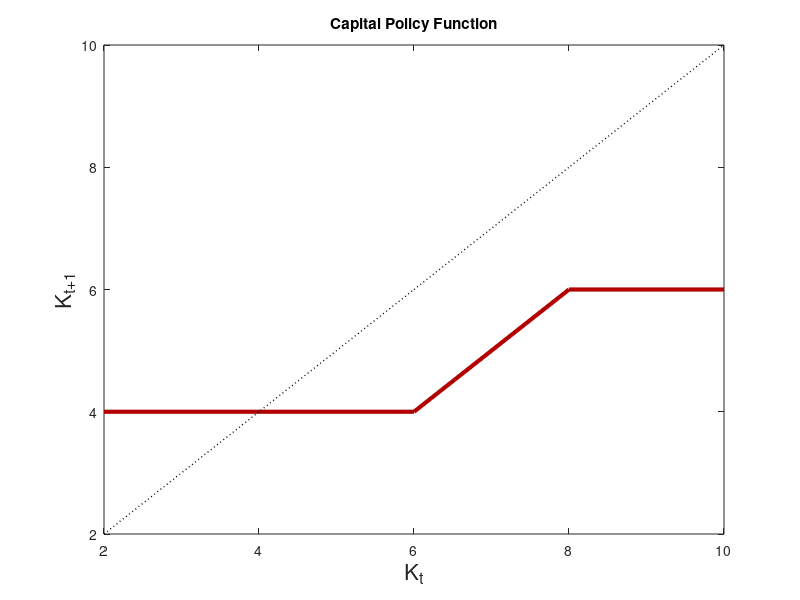

Write the MATLAB code that produced this figure. (Note: this script raises an error after producing the figure.)
%%% VALUE FUNCTION ITERATION STEPS - ITEM A

% DETERMINISTIC MODEL

% Equations:
% V(k) = max_{c,k} ln(c) + beta*V(k')
% where
% c + k' = theta* k^(alpha) + (1-delta)*k
% c>=0 and k'>=0
% SOLUTION METHOD: VALUE FUNCTION ITERATION (Discretisation) and Howards
% Improvement algorithm
% Diego de Sousa Rodrigues
% October, 2018

clear; clc;

%% Define Preliminaries

% Parameters
alpha = 0.40;   % Capital Share in Production Function
beta  = 0.60;   % Discount Factor
delta = 1;      % Depreciation Rate
theta = 10;    % Productivity factor  

% Utility Function 
u = @(ct) log(ct);

% Production Function 
F = @(kt) theta * kt^(alpha);

% Define the Steady State
k_ss =  ((theta* alpha)/((1/beta) - (1-delta)))^(1/(1-alpha));          % Steady State Capital Stock
y_ss = F(k_ss);                                                         % Steady State Output
c_ss = y_ss - delta*k_ss;                                               % Steady State Consumption

%% Define the Grid for the Endogenous State Variable: Capital

nk = 5;                               % Number of Grid Points
kmin = 2; kmax = 10;                  % Bounds for Grid
kg = kmin:(kmax-kmin)/(nk-1):kmax;    % Equally Spaced Grid for Capital

%% Build the 2-Dimensional Contemporaneous Utility Grid

% Within it, ensure that capital and consumption never go negative

Ut = zeros(nk,nk);

for ii = 1:nk        % Loop Over Capital Tomorrow
    for jj = 1:nk    % Loop Over Capital Today
        k  = kg(jj); % Capital Today
        kp = kg(ii); % Capital Tomorrow
        % Solve for Consumption at Each Point
        c = F(k) + (1-delta)*k - kp;
        if (kp < 0)||(c < 0)   
            % If Tomorrow's Capital Stock or Today's Consumption is Negative
            Ut(ii,jj) = -9999999999; 
            % Numerical Trick to ensure that the Value Function is never 
            % optimised at these points
        else
            Ut(ii,jj) = u(c);
        end
    end
end

%% Define an Initial Guess for the Value Function
V0 = ones(nk,1);    % nk x 1 vector of initial guess
V1 = zeros(nk,1);   % nk x 1 vector for optimal value function for given position on capital grid
V2 = zeros (nk,1);  % nk X 1 vector for optimal value function for given position on capital grid
V3 = zeros (nk,1);  % nk X 1 vector for optimal value function for given position on capital grid
V4 = zeros (nk,1);  % nk X 1 vector for optimal value function for given position on capital grid
V5 = zeros (nk,1);  % nk X 1 vector for optimal value function for given position on capital grid
V6 = zeros (nk,1);  % nk X 1 vector for optimal value function for given position on capital grid
V7 = zeros (nk,1);  % nk X 1 vector for optimal value function for given position on capital grid
V8 = zeros (nk,1);  % nk X 1 vector for optimal value function for given position on capital grid
V9 = zeros (nk,1);  % nk X 1 vector for optimal value function for given position on capital grid
V10 = zeros (nk,1); % nk X 1 vector for optimal value function for given position on capital grid
Objgrid = zeros(nk,nk);  % nk x nk matrix where rows denote tomorrow's capital and columns today's

% Value Function Iteration
tol  = 0.00001;
err  = 2;
iter = 0;

 for jj = 1:nk          % Loop over today's capital stock
        for ii = 1:nk   % Loop over tomorrow's capital stock
            Objgrid(ii,jj) = Ut(ii,jj) + beta*V0(ii);
        end
        [V1(jj,1),PF(jj,1)] = max(Objgrid(:,jj));
 end
 
 
 for jj = 1:nk          % Loop over today's capital stock
        for ii = 1:nk   % Loop over tomorrow's capital stock
            Objgrid(ii,jj) = Ut(ii,jj) + beta*V1(ii);
        end
        [V2(jj,1),PF(jj,1)] = max(Objgrid(:,jj));
 end
 
 
for jj = 1:nk          % Loop over today's capital stock
        for ii = 1:nk  % Loop over tomorrow's capital stock
            Objgrid(ii,jj) = Ut(ii,jj) + beta*V2(ii);
        end
        [V3(jj,1),PF(jj,1)] = max(Objgrid(:,jj));
end 
 

for jj = 1:nk          % Loop over today's capital stock
        for ii = 1:nk  % Loop over tomorrow's capital stock
            Objgrid(ii,jj) = Ut(ii,jj) + beta*V3(ii);
        end
        [V4(jj,1),PF(jj,1)] = max(Objgrid(:,jj));
end  
 
 
for jj = 1:nk          % Loop over today's capital stock
        for ii = 1:nk  % Loop over tomorrow's capital stock
            Objgrid(ii,jj) = Ut(ii,jj) + beta*V4(ii);
        end
        [V5(jj,1),PF(jj,1)] = max(Objgrid(:,jj));
end  
 

for jj = 1:nk          % Loop over today's capital stock
        for ii = 1:nk  % Loop over tomorrow's capital stock
            Objgrid(ii,jj) = Ut(ii,jj) + beta*V5(ii);
        end
        [V6(jj,1),PF(jj,1)] = max(Objgrid(:,jj));
end 


for jj = 1:nk          % Loop over today's capital stock
        for ii = 1:nk   % Loop over tomorrow's capital stock
            Objgrid(ii,jj) = Ut(ii,jj) + beta*V6(ii);
        end
        [V7(jj,1),PF(jj,1)] = max(Objgrid(:,jj));
end 
 
 
for jj = 1:nk          % Loop over today's capital stock
        for ii = 1:nk   % Loop over tomorrow's capital stock
            Objgrid(ii,jj) = Ut(ii,jj) + beta*V7(ii);
        end
        [V8(jj,1),PF(jj,1)] = max(Objgrid(:,jj));
end 

 
for jj = 1:nk          % Loop over today's capital stock
        for ii = 1:nk   % Loop over tomorrow's capital stock
            Objgrid(ii,jj) = Ut(ii,jj) + beta*V8(ii);
        end
        [V9(jj,1),PF(jj,1)] = max(Objgrid(:,jj));
end 

 
for jj = 1:nk          % Loop over today's capital stock
        for ii = 1:nk    % Loop over tomorrow's capital stock
            Objgrid(ii,jj) = Ut(ii,jj) + beta*V9(ii);
        end
        [V10(jj,1),PF(jj,1)] = max(Objgrid(:,jj));
end 
  
 
%% Build Policy Function for Consumption
CF = zeros(size(PF));

for j = 1:nk
	k  = kg(j);         % Capital Today
    kp = kg(PF(j,1));   % Capital Tomorrow
    
    % Solve for Consumption
    CF(j,1) = F(k) + (1-delta)*k - kp;
end 


%% Plot the Policy Function for Capital
fig1 = figure('units','normalized','outerposition',[0 0 0.8 4])
    set(fig1,'Color','white','numbertitle','off','name','Policy Function - Capital')
    plot(kg,kg(PF(:,1)),'k','LineWidth',3, 'Color', [0.7 0 0])
    hold on
    plot(kg,kg,'k:','LineWidth',1)
    hold off
    xlabel('K_{t}','FontSize',16)
    ylabel('K_{t+1}','FontSize',16)
    title('Capital Policy Function')
    legend('Policy Function','45-degree Ray','FontSize','Orientation','Vertical','Location','SouthEast')
       
%% Plot the Policy Function for Consumption
fig2 = figure('units','normalized','outerposition',[0 0 0.8 4])
    set(fig2,'Color','white','numbertitle','off','name','Policy Function - Consumption')
    plot(kg,CF,'C','LineWidth',3, 'Color', [0 0 0.7])
    xlabel('K_{t}','FontSize',16)
    ylabel('Consumption','FontSize',16)
    title('Consumption Policy Function')
    legend('Policy Function','FontSize','Orientation','Vertical','Location','SouthEast') 
  
%% Plot the Value Function
fig3 = figure('units','normalized','outerposition',[0 0 0.8 4])
    set(fig3,'Color','white','numbertitle','off','name','Policy Function - Consumption')
    plot(kg,V1,'C','LineWidth',3, 'Color', [0 0.7 0])
    hold on
    plot(kg,V2,'C','LineWidth',3, 'Color', [0 0.7 0])
    hold on
    plot(kg,V3,'C','LineWidth',3, 'Color', [0 0.7 0])
    hold on
    plot(kg,V4,'C','LineWidth',3, 'Color', [0 0.7 0])
    hold on
    plot(kg,V5,'C','LineWidth',3, 'Color', [0 0.7 0])
    hold on
    plot(kg,V6,'C','LineWidth',3, 'Color', [0 0.7 0])
    hold on
    plot(kg,V7,'C','LineWidth',3, 'Color', [0 0.7 0])
    hold on
    plot(kg,V8,'C','LineWidth',3, 'Color', [0 0.7 0])
    hold on
    plot(kg,V9,'C','LineWidth',3, 'Color', [0 0.7 0])
    hold on
    plot(kg,V10,'C','LineWidth',3, 'Color', [0 0.7 0])
    hold off
    xlabel('K_{t}','FontSize',16)
    ylabel('Value Function','FontSize',16)
    title('Value Function')
    legend('Value Function','Orientation','Vertical','Location','SouthEast')

        
  